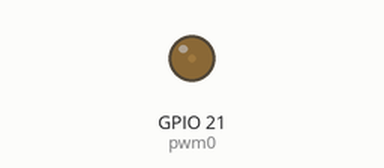
Bench run of a program on a simulated ESP32 board running MicroPython. Parts: output pins drawn as LEDs (lit = HIGH).

Above: at 0.05 s.
At 0.35 s:
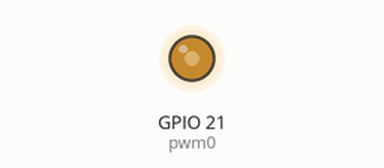
At 0.6 s:
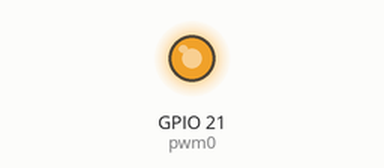
At 1.2 s:
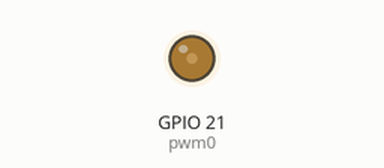
Timing chart, 0 to 3.2 s (numbered marks = the images above):
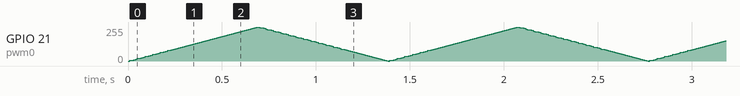

The program:

uP_-_07.30_-_fade.py
```python
'''
 07.30 - LED fade

 This sketch shows how to control an LED connected to GPIO 21 using Pulse Width Modulation.

 Components
 ----------
  - ESP32
  - 330Ohm resistor for the LED
  - 5mm LED
  -     Connect anode to GPIO 21
  -     Connect cathode to GND via the resistor
  - Wires
  - Breadboard

 Documentation:
 PWM: http://docs.micropython.org/en/latest/esp32/quickref.html#pwm-pulse-width-modulation
 Pins and GPIO: https://micropython-docs-esp32.readthedocs.io/en/esp32_doc/esp32/quickref.html#pins-and-gpio
 sleep_ms: http://docs.micropython.org/en/latest/library/utime.html?highlight=utime%20sleep#utime.sleep_ms
 range: https://docs.python.org/3/library/functions.html#func-range

 Course:
 MicroPython with the ESP32
 https://techexplorations.com

'''

from machine import Pin, PWM
from time import sleep_ms

pwm0 = PWM(Pin(21))

'''
while True:
    pwm0.duty(100)
    sleep_ms(1000)

    pwm0.duty(200)
    sleep_ms(1000)

    pwm0.duty(500)
    sleep_ms(1000)

    pwm0.duty(1000)
    sleep_ms(1000)
'''

while True:
    for duty_cycle in range(0, 1023, 15):
        pwm0.duty(duty_cycle)
        sleep_ms(10)

    for duty_cycle in range(1023, 0, -15):
        pwm0.duty(duty_cycle)
        sleep_ms(10)
```
